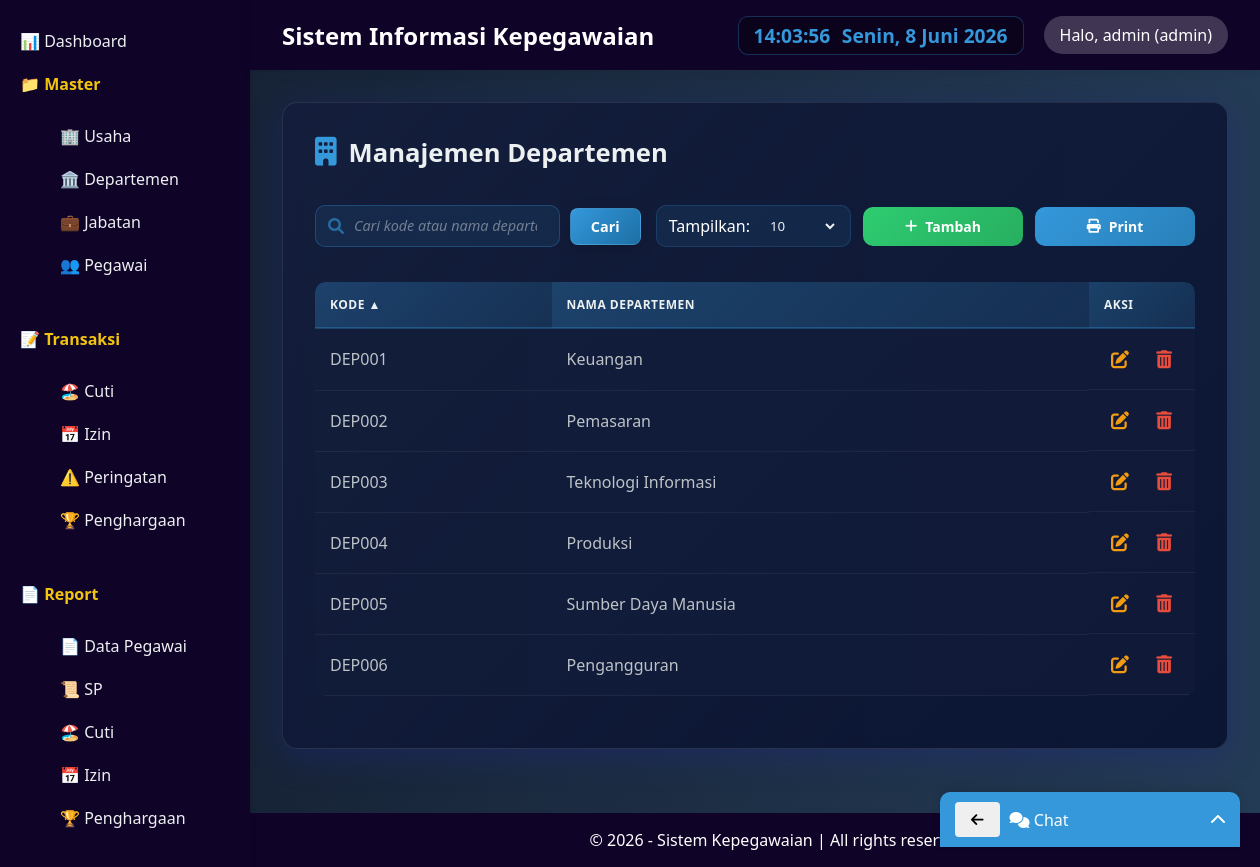
Page /index.php?page=departemen (signed in) on the committed database.
### tables this page shows
CREATE TABLE `tbl_departemen` (
  `id_departemen` varchar(10) NOT NULL,
  `departemen` varchar(100) NOT NULL,
  `created_at` timestamp NOT NULL DEFAULT current_timestamp()
);

### classes/Session.php (called while the page is built, shortened)
<?php
class Session {
    public static function get($key) { return $_SESSION[$key] ?? null; }
}
?>

### classes/Database.php (called while the page is built)
<?php
class Database {
    private static $instance = null;
    private $conn;
    private function __construct() {
        try {
            $this->conn = new PDO("mysql:host=".DB_HOST.";dbname=".DB_NAME, DB_USER, DB_PASS);
            $this->conn->setAttribute(PDO::ATTR_ERRMODE, PDO::ERRMODE_EXCEPTION);
        } catch(PDOException $e) {
            die("Koneksi gagal: " . $e->getMessage());
        }
    }
    public static function getInstance() {
        if (self::$instance == null) self::$instance = new Database();
        return self::$instance;
    }
    public function getConnection() {
        return $this->conn;
    }
}
?>

### classes/Departemen.php (called while the page is built, shortened)
<?php
class Departemen {
    private $db;
    public function __construct() {
        $this->db = Database::getInstance()->getConnection();
    }
    public function getData($search = '', $orderBy = 'id_departemen', $orderDir = 'ASC', $limit = 10, $offset = 0) {
        $allowedColumns = ['id_departemen', 'departemen', 'created_at'];
        $orderDir = strtoupper($orderDir) === 'DESC' ? 'DESC' : 'ASC';
        $sql = "SELECT * FROM tbl_departemen
                WHERE id_departemen LIKE :search OR departemen LIKE :search
                ORDER BY $orderBy $orderDir
                LIMIT :limit OFFSET :offset";
        $stmt = $this->db->prepare($sql);
        $searchTerm = "%$search%";
        $stmt->bindParam(':search', $searchTerm);
        $stmt->bindParam(':limit', $limit, PDO::PARAM_INT);
        $stmt->bindParam(':offset', $offset, PDO::PARAM_INT);
        $stmt->execute();
        return $stmt->fetchAll(PDO::FETCH_ASSOC);
    }
}
?>

### views/departemen/index.php (the view, shortened to what this page needs)
<?php
$search = isset($_GET['search']) ? trim($_GET['search']) : '';
$sort = isset($_GET['sort']) ? $_GET['sort'] : 'id_departemen';
$order = isset($_GET['order']) && $_GET['order'] == 'desc' ? 'desc' : 'asc';
$limit = isset($_GET['limit']) ? $_GET['limit'] : 10;
$page = isset($_GET['page_num']) ? max(1, (int)$_GET['page_num']) : 1;
if ($limit === 'all') {
    $limitValue = 999999;
    $offset = 0;
} else {
    $limitValue = (int)$limit;
    $offset = ($page - 1) * $limitValue;
}
$departemen = new Departemen();
$data = $departemen->getData($search, $sort, $order, $limitValue, $offset);
include __DIR__ . '/../layouts/header.php';
?>
<link rel="stylesheet" href="https://cdnjs.cloudflare.com/ajax/libs/font-awesome/6.0.0-beta3/css/all.min.css">
<div class="card">
    <h2><i class="fas fa-building"></i> Manajemen Departemen</h2>
    <div class="toolbar">
        <form method="get" class="search-form">
            <div class="search-box">
                <i class="fas fa-search"></i>
                <input type="text" name="search" placeholder="Cari kode atau nama departemen..." value="<?= htmlspecialchars($search) ?>">
            </div>
            <button type="submit">Cari</button>
        </form>
        <div class="filter-add">
            <div class="filter-form">
                <span>Tampilkan:</span>
                <select name="limit" onchange="this.form.submit()" form="filterForm">
                    <option value="10" <?= $limit == 10 ? 'selected' : '' ?>>10</option>
                </select>
            </div>
            <a href="?page=departemen&action=tambah" class="btn-add"><i class="fas fa-plus"></i> Tambah</a>
            <a href="views/report/print_departemen.php?search=<?= urlencode($search) ?>" class="btn-print"><i class="fas fa-print"></i> Print</a>
        </div>
    </div>
    <div class="table-responsive">
        <table class="table">
            <thead>
                <tr>
                    <th><a href="?page=departemen&search=<?= urlencode($search) ?>&sort=id_departemen&order=<?= $sort == 'id_departemen' && $order == 'asc' ? 'desc' : 'asc' ?>&limit=<?= $limit ?>&page_num=<?= $page ?>">Kode <?= $sort == 'id_departemen' ? ($order == 'asc' ? '▲' : '▼') : '' ?></a></th>
                    <th><a href="?page=departemen&search=<?= urlencode($search) ?>&sort=departemen&order=<?= $sort == 'departemen' && $order == 'asc' ? 'desc' : 'asc' ?>&limit=<?= $limit ?>&page_num=<?= $page ?>">Nama Departemen <?= $sort == 'departemen' ? ($order == 'asc' ? '▲' : '▼') : '' ?></a></th>
                    <th width="100">Aksi</th>
                </tr>
            </thead>
            <tbody>
                <?php if (count($data) > 0): ?>
                    <?php foreach ($data as $row): ?>
                    <tr>
                        <td><?= htmlspecialchars($row['id_departemen']) ?></td>
                        <td><?= htmlspecialchars($row['departemen']) ?></td>
                        <td class="actions">
                            <a href="?page=departemen&edit=<?= $row['id_departemen'] ?>&search=<?= urlencode($search) ?>&sort=<?= $sort ?>&order=<?= $order ?>&limit=<?= $limit ?>&page_num=<?= $page ?>" class="btn-edit" title="Edit"><i class="fas fa-edit"></i></a>
                            <a href="#" class="btn-delete" data-id="<?= $row['id_departemen'] ?>" title="Hapus"><i class="fas fa-trash-alt"></i></a>
                        </td>
                    </tr>
                    <?php endforeach; ?>
                <?php else: ?>
                    <tr><td colspan="3" class="text-center">Tidak ada data departemen</td></tr>
                <?php endif; ?>
            </tbody>
        </table>
    </div>
</div>
<?php include __DIR__ . '/../layouts/footer.php'; ?>

### index.php (shortened to what this page needs)
<?php
$page = $_GET['page'] ?? 'login';
switch ($page) {
    case 'departemen': $obj = new Departemen(); include 'views/departemen/index.php'; break;
}
?>

### views/layouts/header.php (shortened to what this page needs)
<!DOCTYPE html>
<html lang="id">
<head>
    <link rel="stylesheet" href="<?= BASE_URL ?>assets/css/style.css">
</head>
<body>
<header>
    <h1>Sistem Informasi Kepegawaian</h1>
    <div class="header-right">
        <div id="clock" class="clock">
            <span class="clock-time"></span>
            <span class="clock-date"></span>
        </div>
        <div class="user-info">
            Halo, <?= htmlspecialchars(Session::get('nama') ?? 'User') ?>
            (<?= Session::get('role') ?? '' ?>)
        </div>
    </div>
</header>
<?php include __DIR__ . '/sidebar.php'; ?>
<main>

### views/layouts/sidebar.php (shortened to what this page needs)
<div class="sidebar">
    <ul>
        <li><a href="<?= BASE_URL ?>index.php?page=dashboard">📊 Dashboard</a></li>
        <?php if (in_array(Session::get('role'), ['hrd', 'manager', 'admin'])): ?>
        <li><span>📁 Master</span>
            <ul>
                <li><a href="<?= BASE_URL ?>index.php?page=usaha">🏢 Usaha</a></li>
                <li><a href="<?= BASE_URL ?>index.php?page=departemen">🏛️ Departemen</a></li>
                <li><a href="<?= BASE_URL ?>index.php?page=jabatan">💼 Jabatan</a></li>
                <li><a href="<?= BASE_URL ?>index.php?page=pegawai">👥 Pegawai</a></li>
            </ul>
        </li>
        <?php endif; ?>
        <li><span>📝 Transaksi</span>
            <ul>
                <li><a href="<?= BASE_URL ?>index.php?page=cuti">🏖️ Cuti</a></li>
                <li><a href="<?= BASE_URL ?>index.php?page=izin">📅 Izin</a></li>
                <li><a href="<?= BASE_URL ?>index.php?page=peringatan">⚠️ Peringatan</a></li>
                <li><a href="<?= BASE_URL ?>index.php?page=penghargaan">🏆 Penghargaan</a></li>
            </ul>
        </li>
        <li><span>📄 Report</span>
            <ul>
                <li><a href="<?= BASE_URL ?>index.php?page=report_pegawai">📄 Data Pegawai</a></li>
                <li><a href="<?= BASE_URL ?>index.php?page=report_sp">📜 SP</a></li>
                <li><a href="<?= BASE_URL ?>index.php?page=report_cuti">🏖️ Cuti</a></li>
                <li><a href="<?= BASE_URL ?>index.php?page=report_izin">📅 Izin</a></li>
                <li><a href="<?= BASE_URL ?>index.php?page=report_penghargaan">🏆 Penghargaan</a></li>
            </ul>
        </li>
    </ul>
</div>

### views/layouts/footer.php (shortened to what this page needs)
<div class="chat-widget">
    <div class="chat-header" onclick="toggleChat()">
        <button id="btn-back-chat" onclick="event.stopPropagation(); showUserList()"><i class="fas fa-arrow-left"></i></button>
        <span id="chat-window-title" style="flex: 1;"><i class="fas fa-comments"></i> Chat</span>
        <i class="fas fa-chevron-up" id="chat-icon"></i>
    </div>
</div>
</main>
<footer>
    &copy; <?= date('Y') ?> - Sistem Kepegawaian | All rights reserved.
</footer>
</body>
</html>

### rows in the picture
tbl_departemen: id_departemen "DEP001", departemen "Keuangan"
tbl_departemen: id_departemen "DEP002", departemen "Pemasaran"
tbl_departemen: id_departemen "DEP003", departemen "Teknologi Informasi"
tbl_departemen: id_departemen "DEP004", departemen "Produksi"
tbl_departemen: id_departemen "DEP005", departemen "Sumber Daya Manusia"
tbl_departemen: id_departemen "DEP006", departemen "Pengangguran"

### other values in the picture
Session::get('nama') "admin"
Session::get('role') "admin"
